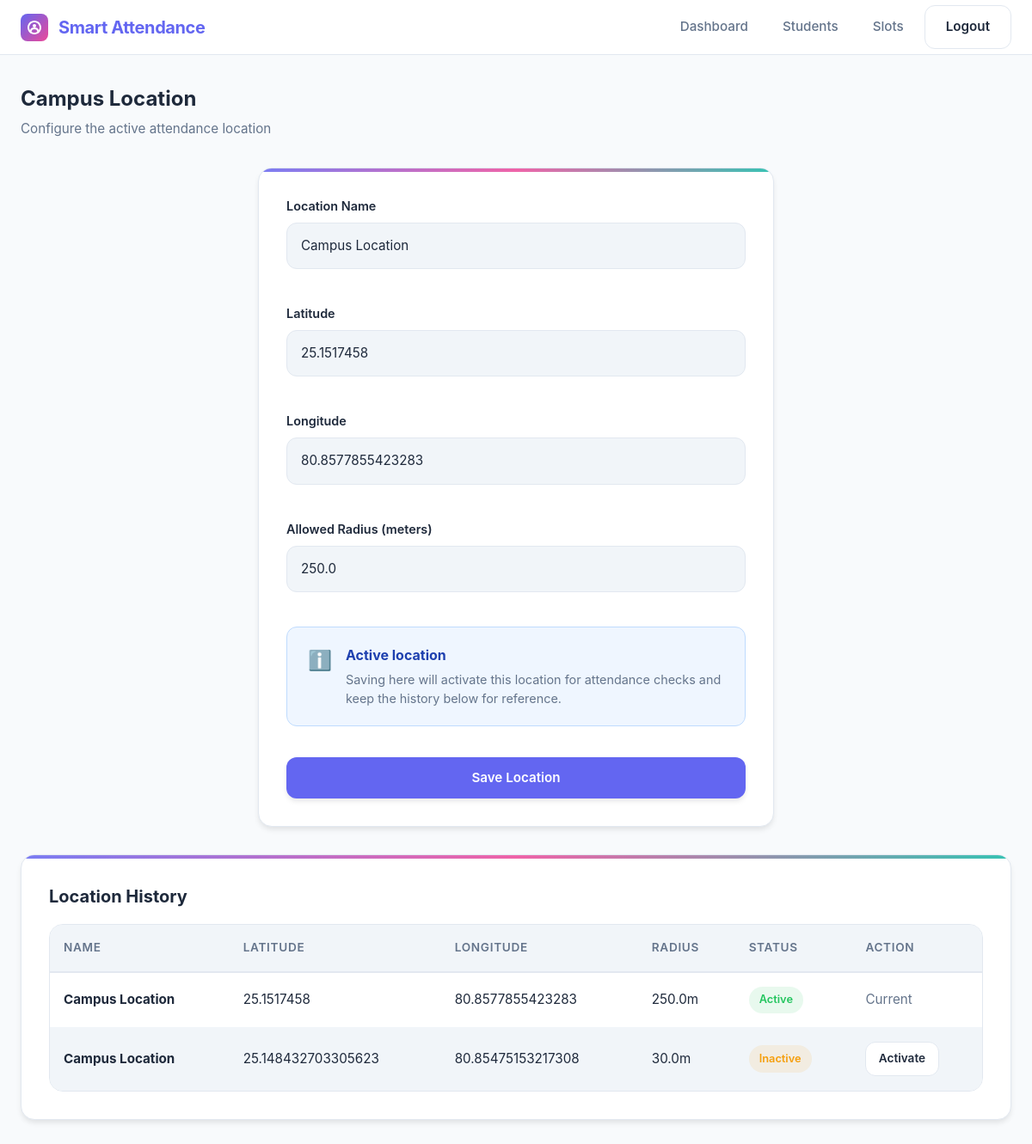
/admin/locations (signed in), run on the app's committed database.
### tables this page shows
CREATE TABLE attendance_locations (
    id INTEGER PRIMARY KEY AUTOINCREMENT,
    name TEXT DEFAULT 'Campus Location',
    latitude REAL NOT NULL,
    longitude REAL NOT NULL,
    allowed_radius REAL NOT NULL,
    active INTEGER DEFAULT 1,
    updated_at TEXT DEFAULT CURRENT_TIMESTAMP
);

### app.py (the view, shortened to what this page needs)
@app.route("/admin/locations", methods=["GET", "POST"])
def admin_locations():
    if "admin" not in session:
        return redirect("/admin-login")
    conn = get_db_connection()
    cursor = conn.cursor()
    cursor.execute("SELECT * FROM attendance_locations ORDER BY id DESC LIMIT 1")
    location = cursor.fetchone()
    cursor.execute("SELECT * FROM attendance_locations ORDER BY id DESC LIMIT 5")
    history = cursor.fetchall()
    conn.close()
    return render_template(
        "admin/locations.html",
        location=location,
        history=history
    )

### app.py (called while the page is built)
def get_db_connection():
    conn = sqlite3.connect("database/attendance.db")
    conn.row_factory = sqlite3.Row
    return conn

### templates/admin/locations.html (shortened to what this page needs)
<!DOCTYPE html>
<html lang="en">
<head>
    <link rel="stylesheet" href="{{ url_for('static', filename='css/style.css') }}">
</head>
<body>
    <nav class="navbar">
        <div class="nav-container">
            <div class="nav-brand">
                <span>Smart Attendance</span>
            </div>
            <div class="nav-links">
                <a href="/admin-dashboard" class="nav-link">Dashboard</a>
                <a href="/admin/students" class="nav-link">Students</a>
                <a href="/admin/slots" class="nav-link">Slots</a>
                <a href="/admin-logout" class="button secondary">Logout</a>
            </div>
        </div>
    </nav>
    <main class="container">
        <div class="section-header">
            <div>
                <h1 class="section-title">Campus Location</h1>
                <p class="section-subtitle">Configure the active attendance location</p>
            </div>
        </div>
        <div class="card" style="max-width: 600px; margin: 0 auto;">
            <form method="POST">
                <div class="form-group">
                    <label for="name">Location Name</label>
                    <input id="name" type="text" name="name" value="{{ location['name'] if location else '' }}" placeholder="Enter location name" required>
                </div>
                <div class="form-group">
                    <label for="latitude">Latitude</label>
                    <input id="latitude" type="text" name="latitude" value="{{ location['latitude'] if location else '' }}" placeholder="Enter latitude" required>
                </div>
                <div class="form-group">
                    <label for="longitude">Longitude</label>
                    <input id="longitude" type="text" name="longitude" value="{{ location['longitude'] if location else '' }}" placeholder="Enter longitude" required>
                </div>
                <div class="form-group">
                    <label for="allowed_radius">Allowed Radius (meters)</label>
                    <input id="allowed_radius" type="number" name="allowed_radius" value="{{ location['allowed_radius'] if location else '30' }}" placeholder="Enter allowed radius" required>
                </div>
                <div class="alert info" style="margin-bottom: 1rem;">
                    <span class="alert-icon">ℹ️</span>
                    <div class="alert-body">
                        <h4>Active location</h4>
                        <p>Saving here will activate this location for attendance checks and keep the history below for reference.</p>
                    </div>
                </div>
                <button type="submit" class="button primary" style="width: 100%;">Save Location</button>
            </form>
        </div>
        {% if history %}
        <div class="card" style="margin-top: 2rem;">
            <h2 class="section-title" style="font-size: 1.25rem;">Location History</h2>
            <div class="table-responsive">
                <table>
                    <thead>
                        <tr>
                            <th>Name</th>
                            <th>Latitude</th>
                            <th>Longitude</th>
                            <th>Radius</th>
                            <th>Status</th>
                            <th>Action</th>
                        </tr>
                    </thead>
                    <tbody>
                        {% for row in history %}
                        <tr>
                            <td><strong>{{ row['name'] }}</strong></td>
                            <td>{{ row['latitude'] }}</td>
                            <td>{{ row['longitude'] }}</td>
                            <td>{{ row['allowed_radius'] }}m</td>
                            <td>
                                {% if row['active'] == 1 %}
                                <span class="status-pill success">Active</span>
                                {% else %}
                                <span class="status-pill warning">Inactive</span>
                                {% endif %}
                            </td>
                            <td>
                                {% if row['active'] != 1 %}
                                <form method="POST" style="display:inline;">
                                    <button type="submit" class="button secondary" style="padding: 0.5rem 0.9rem; font-size: 0.85rem;">Activate</button>
                                </form>
                                {% else %}
                                <span class="text-muted">Current</span>
                                {% endif %}
                            </td>
                        </tr>
                        {% endfor %}
                    </tbody>
                </table>
            </div>
        </div>
        {% endif %}
    </main>
</body>
</html>

### data on the page
attendance_locations: name "Campus Location", latitude "25.1517458", longitude "80.8577855423283", allowed_radius "250.0", active "Active"
attendance_locations: name "Campus Location", latitude "25.148432703305623", longitude "80.85475153217308", allowed_radius "30.0", active "Inactive"
